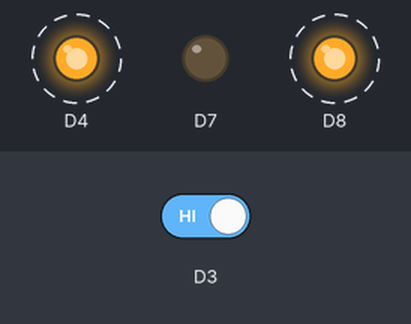
Bench run of a sketch on a simulated ESP8266 (NodeMCU). Parts: output pins drawn as LEDs (lit = HIGH). Dashed ring = blinking. Inputs (shaded band) come from the test bench; at power-on: D3 HIGH.

Above: at 3.0 s.
3.1 s: D3 driven LOW
At 4.6 s:
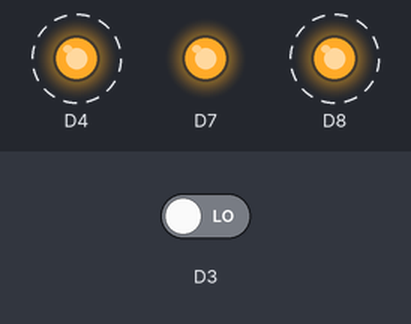
6.4 s: D3 driven HIGH
At 7.6 s:
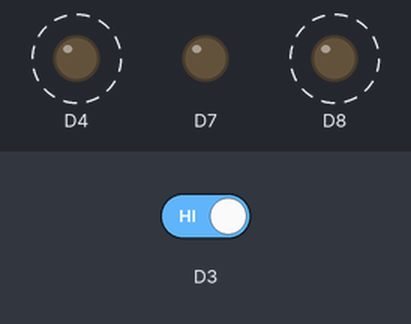
Timing chart, 0 to 15.7 s (numbered marks = the images above; inputs shaded):
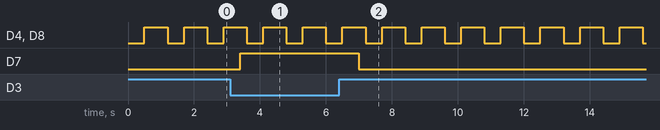

Measured:
- after the input at 3.1 s, D7: LOW → HIGH after 0.30 s
- after the input at 6.4 s, D7: HIGH → LOW after 0.60 s
- by itself, D4, D8: alternates HIGH for 0.70 s and LOW for 0.50 s

The sketch:

1.0.ino
```cpp
void setup() {
pinMode(D4,OUTPUT);
pinMode(D8,OUTPUT);
pinMode(D7,OUTPUT);
pinMode(D3,INPUT);
}
void loop() {
digitalWrite(D4,LOW);
digitalWrite(D8,LOW);
delay(500);//delay en ms
digitalWrite(D4,HIGH);
digitalWrite(D8,HIGH);
delay(500);

if (digitalRead (D3)==LOW){
  digitalWrite (D7,HIGH);
  delay(200);
}
if (digitalRead (D3)==HIGH){
  digitalWrite (D7,LOW);
  delay(200);
}
}
```
